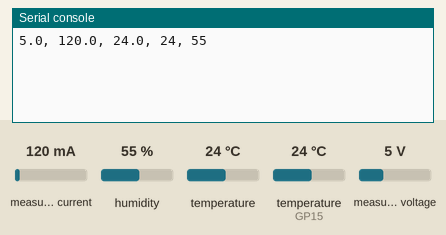
Simulated run of this program. Board: Raspberry Pi Pico running CircuitPython. On the bench: the last lines printed to the serial console. The inputs (shaded band) are chosen by the test bench; at power-on: measured current 120 mA, humidity 55 %, temperature 24 °C, temperature (sensor on GP15) 24 °C, measured voltage 5 V.

Above: at 1.2 s.
1.3 s: measured current set to 40 mA
At 2.5 s:
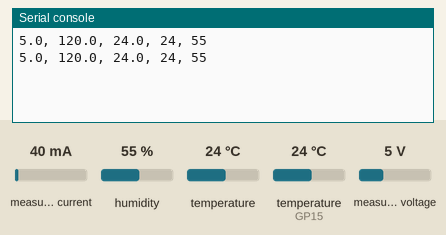
3.0 s: humidity set to 22 %
At 4.5 s:
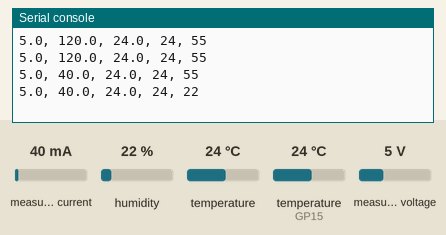
4.7 s: temperature (sensor 0) set to 12 °C
At 6.1 s:
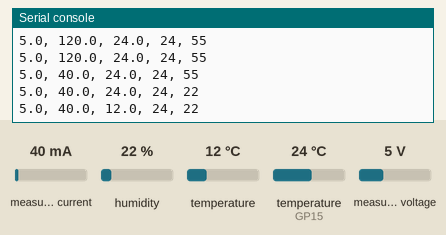
6.4 s: temperature (sensor on GP15) set to 12 °C
At 6.9 s:
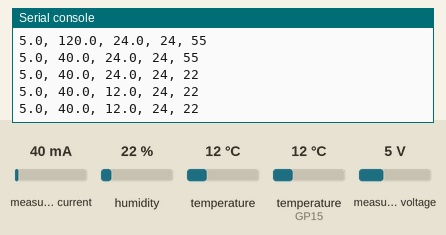
8.1 s: measured voltage set to 0.3 V
At 9.6 s:
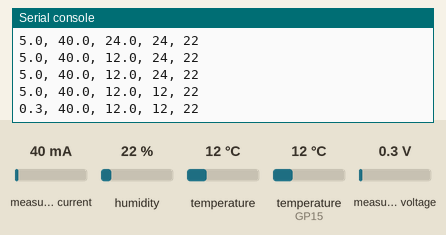
9.8 s: humidity set to 40 %
At 10.6 s:
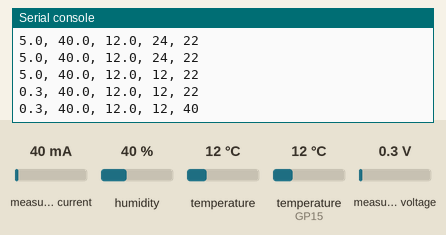
Timing chart, 0 to 12.5 s (numbered marks = the images above; inputs shaded):
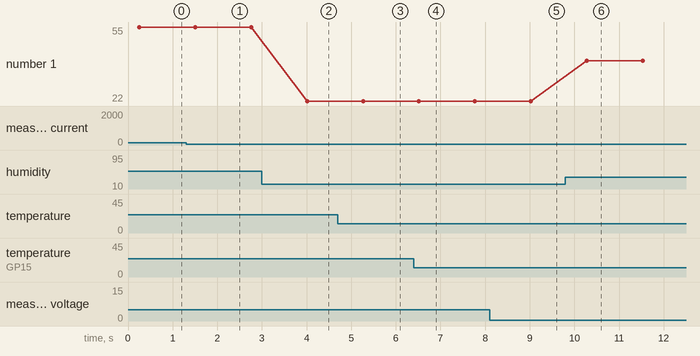

Measured:
- after the input at 3.0 s, the serial console: prints a new line after 1.0 s (image 2)
- after the input at 4.7 s, the serial console: prints a new line after 0.56 s (image 3)
- after the input at 8.1 s, the serial console: prints a new line after 0.92 s (image 5)
- after the input at 9.8 s, the serial console: prints a new line after 0.48 s (image 6)
- plotted number 1: 55 → 22 after the input at 3.0 s

The program:

allDataOutput.py
```python
import time
import board
import digitalio
import busio
import adafruit_max31865
import adafruit_ina219
import adafruit_dht

# Initialize SPI bus and chip select pin (for temperature)
spi = busio.SPI(clock=board.GP10, MOSI=board.GP11, MISO=board.GP12)  # Specify SPI pins explicitly
cs = digitalio.DigitalInOut(board.GP13)  # Chip select pin for the MAX31865
tempSensor = adafruit_max31865.MAX31865(spi, cs, wires=3, rtd_nominal=100, ref_resistor=430.0) #initialize sensor

# initialize i2c stuff and whatnot (for voltage and current)
i2c =busio.I2C(scl=board.GP17, sda=board.GP16)
voltSensor = adafruit_ina219.INA219(i2c)

# humidity sensor here
dht = adafruit_dht.DHT11(board.GP15)


while True:

    # read data, and simplify output by defining variables
    temp1 = tempSensor.temperature # in C
    voltage = voltSensor.bus_voltage # in V
    current = (voltSensor.current) # in mA
    temp2 = dht.temperature
    hum = dht.humidity

    print(str(voltage) + ", " + str(current) + ", " + str(temp1) + ", " + str(temp2) + ", " + str(hum))

    time.sleep(1.0)
```
